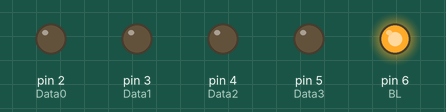
Simulated run of this sketch. Board: Arduino Uno, built with avr-gcc and run on an emulated ATmega328P. Parts: output pins drawn as LEDs (lit = HIGH).

Above: at 0.5 s.
At 1.5 s:
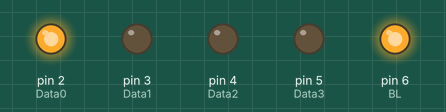
At 2.5 s:
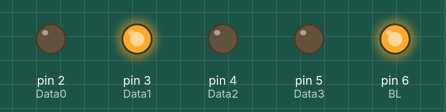
At 4.5 s:
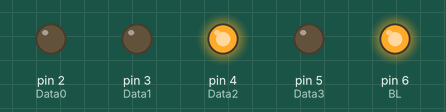
At 6.5 s:
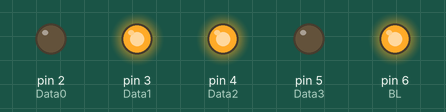
At 9.5 s:
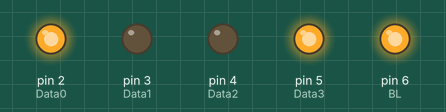
Timing chart, 0 to 11.5 s (numbered marks = the images above):
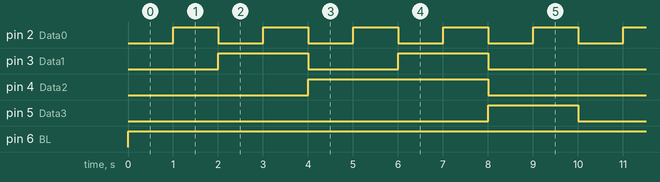

The sketch:

Arduino_7_Segment_L4.ino
```cpp
#define Data0 2
#define Data1 3
#define Data2 4
#define Data3 5
#define BL 6

void segment_data_raw(int data3,int data2,int data1,int data0)
{
  digitalWrite(BL,LOW);
  digitalWrite(Data0,data0);
  digitalWrite(Data1,data1);
  digitalWrite(Data2,data2);
  digitalWrite(Data3,data3);
  delay(1);
  digitalWrite(BL,HIGH);

}

void number_to_seg(int number)
{
  digitalWrite(BL,LOW);
  switch(number)
  {
    case 0:digitalWrite(Data0,LOW);
           digitalWrite(Data1,LOW);
           digitalWrite(Data2,LOW);
           digitalWrite(Data3,LOW);
           break;
    case 1:digitalWrite(Data0,HIGH);
           digitalWrite(Data1,LOW);
           digitalWrite(Data2,LOW);
           digitalWrite(Data3,LOW);
           break;
    case 2:digitalWrite(Data0,LOW);
           digitalWrite(Data1,HIGH);
           digitalWrite(Data2,LOW);
           digitalWrite(Data3,LOW);
           break;
    case 3:digitalWrite(Data0,HIGH);
           digitalWrite(Data1,HIGH);
           digitalWrite(Data2,LOW);
           digitalWrite(Data3,LOW);
           break;
    case 4:digitalWrite(Data0,LOW);
           digitalWrite(Data1,LOW);
           digitalWrite(Data2,HIGH);
           digitalWrite(Data3,LOW);
           break;
    case 5:digitalWrite(Data0,HIGH);
           digitalWrite(Data1,LOW);
           digitalWrite(Data2,HIGH);
           digitalWrite(Data3,LOW);
           break;
    case 6:digitalWrite(Data0,LOW);
           digitalWrite(Data1,HIGH);
           digitalWrite(Data2,HIGH);
           digitalWrite(Data3,LOW);
           break;
    case 7:digitalWrite(Data0,HIGH);
           digitalWrite(Data1,HIGH);
           digitalWrite(Data2,HIGH);
           digitalWrite(Data3,LOW);
           break;
    case 8:digitalWrite(Data0,LOW);
           digitalWrite(Data1,LOW);
           digitalWrite(Data2,LOW);
           digitalWrite(Data3,HIGH);
           break;
    case 9:digitalWrite(Data0,HIGH);
           digitalWrite(Data1,LOW);
           digitalWrite(Data2,LOW);
           digitalWrite(Data3,HIGH);
           break;
    default:digitalWrite(Data0,LOW);
           digitalWrite(Data1,LOW);
           digitalWrite(Data2,LOW);
           digitalWrite(Data3,LOW);
           break;
  }
  delay(1);
  digitalWrite(BL,HIGH);
}

void setup() {
  // put your setup code here, to run once:
 pinMode(Data0,OUTPUT);
 pinMode(Data1,OUTPUT);
 pinMode(Data2,OUTPUT);
 pinMode(Data3,OUTPUT);
 pinMode(BL,OUTPUT);
}

void loop() {
  // put your main code here, to run repeatedly:
 //segment_data_raw(1,0,0,1);
 for(int i=0;i<=9;i++)
 {
  number_to_seg(i);
  delay(1000);
 }
}
```

Measured:
- by itself, pin 2 (Data0): alternates HIGH for 1.0 s and LOW for 1.0 s
- by itself, pin 3 (Data1): repeats every 10.0 s: LOW 2.0 s, HIGH 2.0 s, LOW 4.0 s, HIGH 2.0 s
- by itself, pin 4 (Data2): alternates HIGH for 4.0 s and LOW for 6.0 s
- by itself, pin 5 (Data3): alternates HIGH for 2.0 s and LOW for 8.0 s
- by itself, pin 6 (BL): LOW → HIGH at 0.00 s
